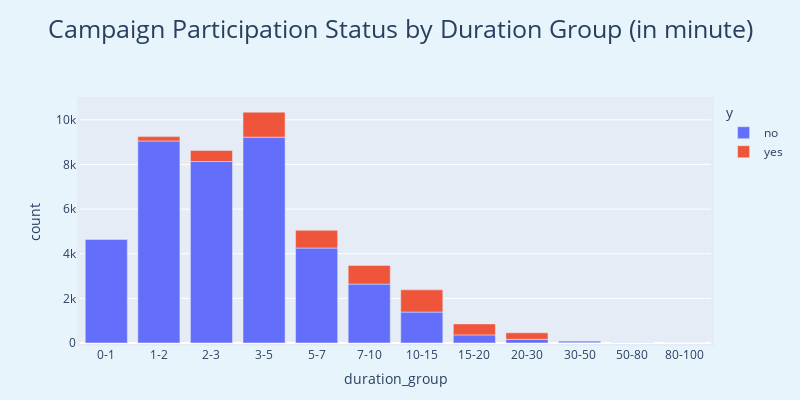

This figure's notebook cell:
### Code cell
bins = [0, 1, 2, 3, 5, 7, 10, 15, 20, 30, 50, 80, 100]
labels = ["0-1","1-2", "2-3", "3-5", "5-7", "7-10", "10-15", "15-20", "20-30", "30-50", "50-80", "80-100"]

df_feature["duration_minute"] = df_feature["duration"] / 60

df_feature["duration_group"] = pd.cut(df_feature["duration_minute"], bins = bins , labels = labels , right = False)

target_vs_duration = df_feature.groupby(["duration_group","y"], observed = False).size().reset_index(name='count')

fig = px.bar(target_vs_duration, x = "duration_group", y = "count", color = "y", title = "Campaign Participation Status by Duration Group (in minute)")

fig.update_layout(
    title_font = dict(size=25),
    title_x = 0.5,
    title_y = 0.95,
    width =800,
    height = 400,
    margin = dict(l = 80,
                r = 80,
                b = 30,
                t = 100, 
                pad = 3),
    paper_bgcolor = "#e8f4fc",
)

fig.show()

### Figure 1 — Plotly figure (JSON) as saved in the notebook; plotly's stock layout.template omitted (floating-point values rounded to 4 significant figures)
{"data": [{"alignmentgroup": "True", "hovertemplate": "y=no<br>duration_group=%{x}<br>count=%{y}<extra></extra>", "legendgroup": "no", "marker": {"color": "#636efa", "pattern": {"shape": ""}}, "name": "no", "offsetgroup": "no", "orientation": "v", "showlegend": true, "textposition": "auto", "type": "bar", "visible": true, "x": ["0-1", "1-2", "2-3", "3-5", "5-7", "7-10", "10-15", "15-20", "20-30", "30-50", "50-80", "80-100"], "xaxis": "x", "y": [4650, 9054, 8132, 9224, 4257, 2640, 1386, 363, 164, 44, 7, 1], "yaxis": "y"}, {"alignmentgroup": "True", "hovertemplate": "y=yes<br>duration_group=%{x}<br>count=%{y}<extra></extra>", "legendgroup": "yes", "marker": {"color": "#EF553B", "pattern": {"shape": ""}}, "name": "yes", "offsetgroup": "yes", "orientation": "v", "showlegend": true, "textposition": "auto", "type": "bar", "visible": true, "x": ["0-1", "1-2", "2-3", "3-5", "5-7", "7-10", "10-15", "15-20", "20-30", "30-50", "50-80", "80-100"], "xaxis": "x", "y": [9, 195, 497, 1121, 794, 836, 996, 494, 292, 49, 6, 0], "yaxis": "y"}], "layout": {"barmode": "relative", "height": 400, "legend": {"title": {"text": "y"}, "tracegroupgap": 0}, "margin": {"b": 30, "l": 80, "pad": 3, "r": 80, "t": 100}, "paper_bgcolor": "#e8f4fc", "title": {"font": {"size": 25}, "text": "Campaign Participation Status by Duration Group (in minute)", "x": 0.5, "y": 0.95}, "width": 800, "xaxis": {"anchor": "y", "autorange": true, "domain": [0, 1], "range": [-0.5, 11.5], "title": {"text": "duration_group"}, "type": "category"}, "yaxis": {"anchor": "x", "autorange": true, "domain": [0, 1], "range": [0, 10890.0], "title": {"text": "count"}, "type": "linear"}}}
